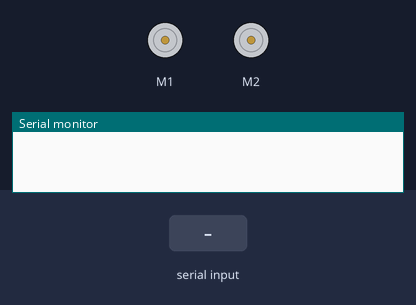
The sketch below on a simulated Arduino Leonardo, built with avr-gcc and run on an emulated ATmega32U4. On the bench: 2 × DC motor (green arrow = forward, orange = backward, longer = faster), the last lines printed to the serial monitor. The inputs (shaded band) are chosen by the test bench.

Above: at 1.2 s.
1.3 s: "w" received over the second serial link
At 3.2 s:
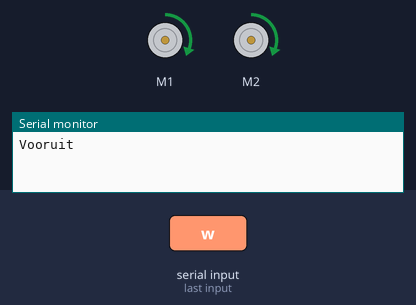
3.8 s: "s" received over the second serial link
At 5.1 s:
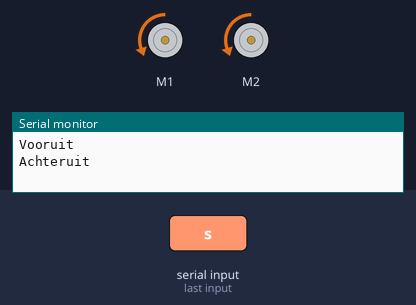
6.3 s: "p" received over the second serial link
At 8.2 s:
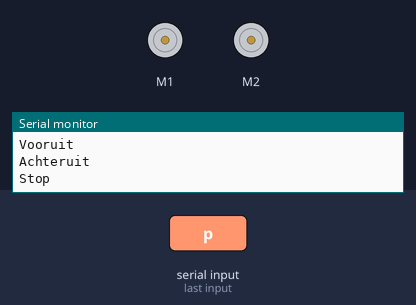
8.8 s: "a" received over the second serial link
At 10.1 s:
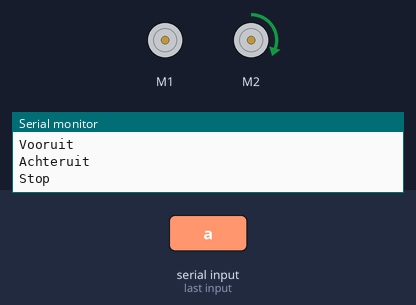
11.3 s: "d" received over the second serial link
At 14.3 s:
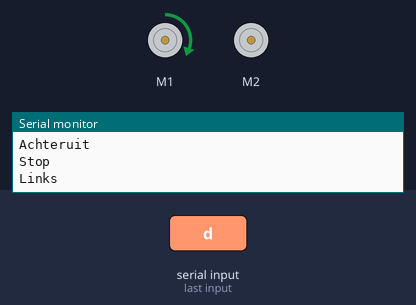
Timing chart, 0 to 16.4 s (numbered marks = the images above; inputs shaded):
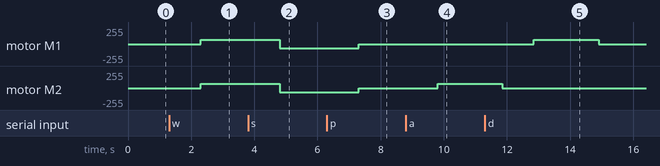

Measured:
- after the input at 1.3 s, motor M1, motor M2: stopped → forward 63/255 after 1.0 s
- after the input at 3.8 s, motor M1, motor M2: forward 63/255 → backward 63/255 after 1.0 s
- after the input at 6.3 s, motor M1, motor M2: backward 63/255 → stopped after 1.0 s
- after the input at 8.8 s, motor M2: stopped → forward 63/255 after 1.0 s
- after the input at 11.3 s, motor M1: stopped → forward 63/255 after 1.6 s, → stopped 2.1 s later

The sketch:

xbee.ino
```cpp
#include <Zumo32U4.h>
Zumo32U4Motors motors;

String letter;

void setup() {
  Serial1.begin(9600); //de seriele poort te openen.
}

void loop() {

  letter = Serial1.readString(); //Voor het inlezen van de input en deze input in de variabele letter stoppen.

  if(letter.indexOf("w") == 0){ //Als de letter w ingevoerd word wordt het onderstaande uitgevoerd.
  motors.setSpeeds(100, 100);
  Serial.println("Vooruit");
  }

  if(letter.indexOf("s") == 0){ //Als de letter s ingevoerd word wordt het onderstaande uitgevoerd.
  motors.setSpeeds(-100, -100);
  Serial.println("Achteruit");
  }

  if(letter.indexOf("p") == 0){ //Als de letter p ingevoerd word wordt het onderstaande uitgevoerd.
  motors.setSpeeds(0, 0);
  Serial.println("Stop");
  }

  if(letter.indexOf("a") == 0){ //Als de letter a ingevoerd word wordt het onderstaande uitgevoerd.
  motors.setSpeeds(0, 100);
  delay(2050);
  motors.setSpeeds(0,0);
  Serial.println("Links");
  }

  if(letter.indexOf("d") == 0){ //Als de letter d ingevoerd word wordt het onderstaande uitgevoerd.
  motors.setSpeeds(100, 0);
  delay(2050);
  motors.setSpeeds(0,0);
  Serial.println("Rechts");
  }
}

//indexOf is voor welke positie de letter heeft die jij zoekt.
//0 staat voor de eerste letter in de string als deze overeenkomt met "..." dan wordt de code uitgevoerd.
```
